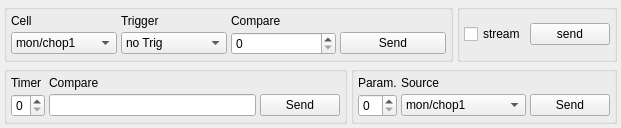
           <widget class="QWidget" name="tab6">
            <attribute name="title">
             <string>Counters, Timers, Parameters</string>
            </attribute>
            <layout class="QGridLayout" name="gridLayout_11">
             <property name="leftMargin">
              <number>4</number>
             </property>
             <property name="topMargin">
              <number>4</number>
             </property>
             <property name="rightMargin">
              <number>4</number>
             </property>
             <property name="bottomMargin">
              <number>4</number>
             </property>
             <property name="spacing">
              <number>4</number>
             </property>
             <item row="0" column="0" colspan="2">
              <widget class="QGroupBox" name="groupBox9">
               <property name="toolTip">
                <string/>
               </property>
               <layout class="QGridLayout" name="gridLayout_8">
                <property name="leftMargin">
                 <number>4</number>
                </property>
                <property name="topMargin">
                 <number>4</number>
                </property>
                <property name="rightMargin">
                 <number>4</number>
                </property>
                <property name="bottomMargin">
                 <number>4</number>
                </property>
                <property name="spacing">
                 <number>4</number>
                </property>
                <item row="0" column="0">
                 <widget class="QLabel" name="textLabel1_7">
                  <property name="text">
                   <string>Cell</string>
                  </property>
                  <property name="wordWrap">
                   <bool>false</bool>
                  </property>
                 </widget>
                </item>
                <item row="0" column="1">
                 <widget class="QLabel" name="textLabel1_7_3">
                  <property name="text">
                   <string>Trigger</string>
                  </property>
                  <property name="wordWrap">
                   <bool>false</bool>
                  </property>
                 </widget>
                </item>
                <item row="0" column="2">
                 <widget class="QLabel" name="textLabel1_7_2">
                  <property name="text">
                   <string>Compare</string>
                  </property>
                  <property name="wordWrap">
                   <bool>false</bool>
                  </property>
                 </widget>
                </item>
                <item row="1" column="0">
                 <widget class="QComboBox" name="cellSource">
                  <property name="toolTip">
                   <string>Select counter / ADC cell</string>
                  </property>
                  <item>
                   <property name="text">
                    <string>mon/chop1</string>
                   </property>
                  </item>
                  <item>
                   <property name="text">
                    <string>mon/chop2</string>
                   </property>
                  </item>
                  <item>
                   <property name="text">
                    <string>mon/chop3</string>
                   </property>
                  </item>
                  <item>
                   <property name="text">
                    <string>mon/chop4</string>
                   </property>
                  </item>
                  <item>
                   <property name="text">
                    <string>digInput1</string>
                   </property>
                  </item>
                  <item>
                   <property name="text">
                    <string>digInput2</string>
                   </property>
                  </item>
                  <item>
                   <property name="text">
                    <string>ADC1</string>
                   </property>
                  </item>
                  <item>
                   <property name="text">
                    <string>ADC2</string>
                   </property>
                  </item>
                 </widget>
                </item>
                <item row="1" column="1">
                 <widget class="QComboBox" name="cellTrigger">
                  <property name="toolTip">
                   <string>Select trigger for cell</string>
                  </property>
                  <item>
                   <property name="text">
                    <string>no Trig</string>
                   </property>
                  </item>
                  <item>
                   <property name="text">
                    <string>auxTimer1</string>
                   </property>
                  </item>
                  <item>
                   <property name="text">
                    <string>auxTimer2</string>
                   </property>
                  </item>
                  <item>
                   <property name="text">
                    <string>auxTimer3</string>
                   </property>
                  </item>
                  <item>
                   <property name="text">
                    <string>auxTimer4</string>
                   </property>
                  </item>
                  <item>
                   <property name="text">
                    <string>digInput1</string>
                   </property>
                  </item>
                  <item>
                   <property name="text">
                    <string>digInput2</string>
                   </property>
                  </item>
                  <item>
                   <property name="text">
                    <string>compareReg</string>
                   </property>
                  </item>
                 </widget>
                </item>
                <item row="1" column="2">
                 <widget class="QSpinBox" name="cellCompare">
                  <property name="toolTip">
                   <string>Define compare source for cell</string>
                  </property>
                  <property name="maximum">
                   <number>22</number>
                  </property>
                 </widget>
                </item>
                <item row="1" column="3">
                 <widget class="QPushButton" name="sendCellButton">
                  <property name="toolTip">
                   <string>send cell data</string>
                  </property>
                  <property name="text">
                   <string>Send</string>
                  </property>
                 </widget>
                </item>
               </layout>
              </widget>
             </item>
             <item row="0" column="2">
              <widget class="QGroupBox" name="groupBox16">
               <layout class="QHBoxLayout" name="horizontalLayout_4">
                <property name="spacing">
                 <number>4</number>
                </property>
                <property name="leftMargin">
                 <number>4</number>
                </property>
                <property name="topMargin">
                 <number>4</number>
                </property>
                <property name="rightMargin">
                 <number>4</number>
                </property>
                <property name="bottomMargin">
                 <number>4</number>
                </property>
                <item>
                 <widget class="QCheckBox" name="statusStream">
                  <property name="toolTip">
                   <string>send status stream when daq is stopped</string>
                  </property>
                  <property name="text">
                   <string>stream</string>
                  </property>
                 </widget>
                </item>
                <item>
                 <widget class="QPushButton" name="setStream">
                  <property name="text">
                   <string>send</string>
                  </property>
                 </widget>
                </item>
               </layout>
              </widget>
             </item>
             <item row="1" column="0">
              <widget class="QGroupBox" name="groupBox9_2">
               <property name="toolTip">
                <string/>
               </property>
               <layout class="QGridLayout" name="gridLayout_9">
                <property name="leftMargin">
                 <number>4</number>
                </property>
                <property name="topMargin">
                 <number>4</number>
                </property>
                <property name="rightMargin">
                 <number>4</number>
                </property>
                <property name="bottomMargin">
                 <number>4</number>
                </property>
                <property name="spacing">
                 <number>4</number>
                </property>
                <item row="0" column="0">
                 <widget class="QLabel" name="textLabel1_7_4">
                  <property name="text">
                   <string>Timer</string>
                  </property>
                  <property name="wordWrap">
                   <bool>false</bool>
                  </property>
                 </widget>
                </item>
                <item row="0" column="1">
                 <widget class="QLabel" name="textLabel1_7_3_2">
                  <property name="text">
                   <string>Compare</string>
                  </property>
                  <property name="wordWrap">
                   <bool>false</bool>
                  </property>
                 </widget>
                </item>
                <item row="1" column="0">
                 <widget class="QSpinBox" name="timer">
                  <property name="toolTip">
                   <string>select timer number</string>
                  </property>
                  <property name="maximum">
                   <number>3</number>
                  </property>
                 </widget>
                </item>
                <item row="1" column="1">
                 <widget class="QLineEdit" name="compareAux">
                  <property name="toolTip">
                   <string>define compare value</string>
                  </property>
                 </widget>
                </item>
                <item row="1" column="2">
                 <widget class="QPushButton" name="sendAux">
                  <property name="toolTip">
                   <string>send timer setting</string>
                  </property>
                  <property name="text">
                   <string>Send</string>
                  </property>
                 </widget>
                </item>
               </layout>
              </widget>
             </item>
             <item row="1" column="1" colspan="2">
              <widget class="QGroupBox" name="groupBox9_2_2">
               <property name="toolTip">
                <string/>
               </property>
               <layout class="QGridLayout" name="gridLayout_10">
                <property name="leftMargin">
                 <number>4</number>
                </property>
                <property name="topMargin">
                 <number>4</number>
                </property>
                <property name="rightMargin">
                 <number>4</number>
                </property>
                <property name="bottomMargin">
                 <number>4</number>
                </property>
                <property name="spacing">
                 <number>4</number>
                </property>
                <item row="0" column="0">
                 <widget class="QLabel" name="textLabel1_7_4_2">
                  <property name="text">
                   <string>Param.</string>
                  </property>
                  <property name="wordWrap">
                   <bool>false</bool>
                  </property>
                 </widget>
                </item>
                <item row="0" column="1">
                 <widget class="QLabel" name="textLabel1_7_4_2_2">
                  <property name="text">
                   <string>Source</string>
                  </property>
                  <property name="wordWrap">
                   <bool>false</bool>
                  </property>
                 </widget>
                </item>
                <item row="1" column="0">
                 <widget class="QSpinBox" name="param">
                  <property name="toolTip">
                   <string>select parameter number</string>
                  </property>
                  <property name="maximum">
                   <number>3</number>
                  </property>
                 </widget>
                </item>
                <item row="1" column="1">
                 <widget class="QComboBox" name="paramSource">
                  <property name="toolTip">
                   <string>select parameter source</string>
                  </property>
                  <item>
                   <property name="text">
                    <string>mon/chop1</string>
                   </property>
                  </item>
                  <item>
                   <property name="text">
                    <string>mon/chop2</string>
                   </property>
                  </item>
                  <item>
                   <property name="text">
                    <string>mon/chop3</string>
                   </property>
                  </item>
                  <item>
                   <property name="text">
                    <string>mon/chop4</string>
                   </property>
                  </item>
                  <item>
                   <property name="text">
                    <string>digInput1</string>
                   </property>
                  </item>
                  <item>
                   <property name="text">
                    <string>digInput2</string>
                   </property>
                  </item>
                  <item>
                   <property name="text">
                    <string>ADC1,2, DigIn1,2</string>
                   </property>
                  </item>
                  <item>
                   <property name="text">
                    <string>event counter</string>
                   </property>
                  </item>
                  <item>
                   <property name="text">
                    <string>master clock</string>
                   </property>
                  </item>
                 </widget>
                </item>
                <item row="1" column="2">
                 <widget class="QPushButton" name="sendParam">
                  <property name="toolTip">
                   <string>send parameter settings for selected parameter</string>
                  </property>
                  <property name="text">
                   <string>Send</string>
                  </property>
                 </widget>
                </item>
               </layout>
              </widget>
             </item>
            </layout>
           </widget>
